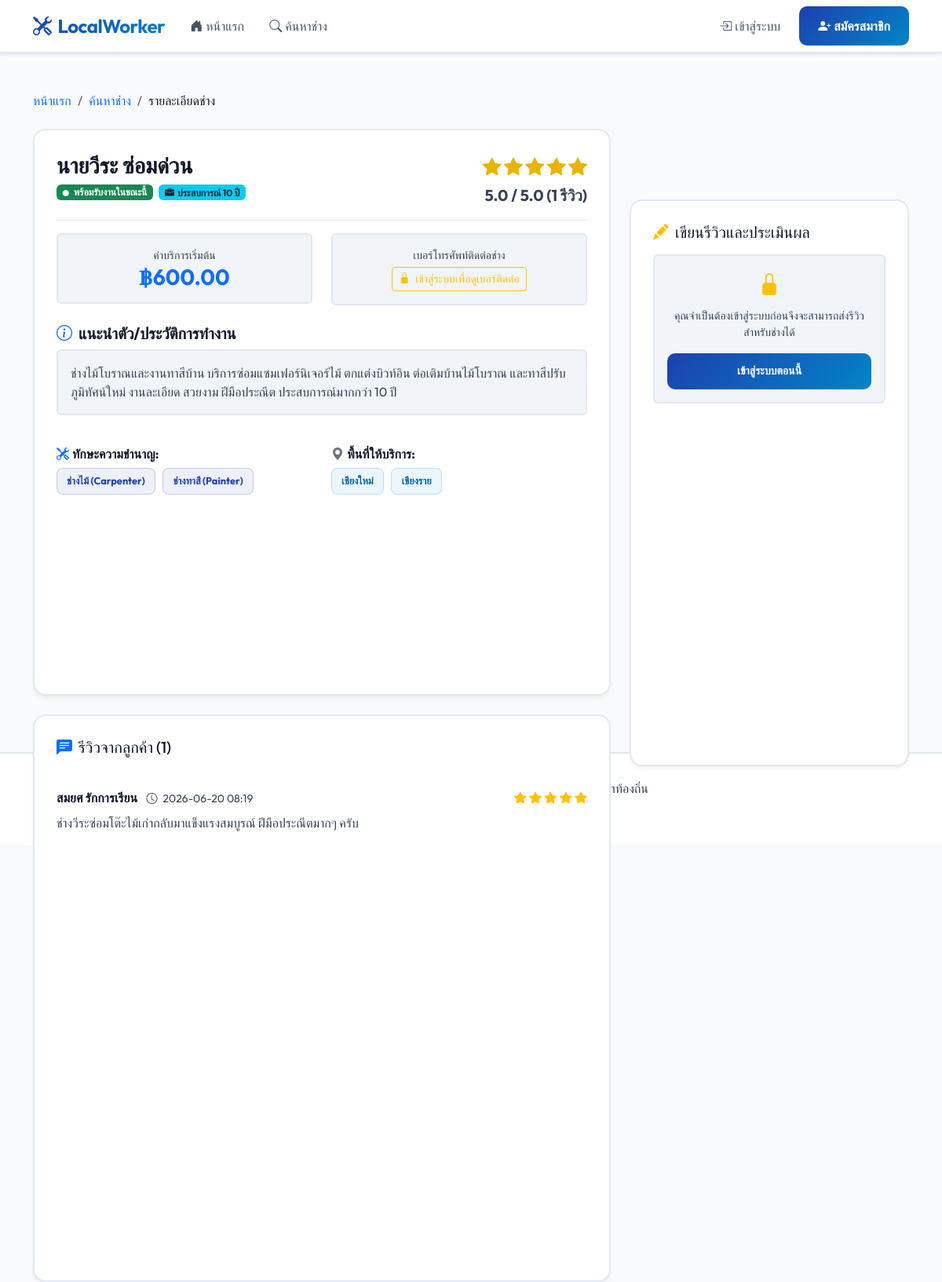
The app's page /worker/7 with its own data.
### app.py (models this page shows, shortened)
class User(db.Model):
    __tablename__ = 'user'
    id = db.Column(db.Integer, primary_key=True)
    username = db.Column(db.String(80), unique=True, nullable=False)
    password_hash = db.Column(db.String(255), nullable=False)
    role = db.Column(db.String(20), nullable=False)  # 'user', 'worker', 'admin'
    fullname = db.Column(db.String(100), nullable=False)
    phone = db.Column(db.String(20), nullable=True)
    worker = db.relationship('Worker', backref=db.backref('user', foreign_keys='Worker.id'), uselist=False, cascade="all, delete-orphan", foreign_keys='Worker.id')
    reviews = db.relationship('Review', backref=db.backref('user', foreign_keys='Review.user_id'), cascade="all, delete-orphan", foreign_keys='Review.user_id')

class Worker(db.Model):
    __tablename__ = 'worker'
    id = db.Column(db.Integer, db.ForeignKey('user.id', ondelete='CASCADE'), primary_key=True)
    experience = db.Column(db.Integer, default=0)       # experience in years
    starting_price = db.Column(db.Float, default=0.0)    # minimum service fee
    is_available = db.Column(db.Boolean, default=True)   # service availability status
    bio = db.Column(db.Text, nullable=True)              # worker biography / introduction
    skills = db.relationship('Skill', secondary=worker_skills, backref=db.backref('workers', lazy='dynamic'))
    service_areas = db.relationship('Province', secondary=worker_service_areas, backref=db.backref('workers', lazy='dynamic'))
    reviews_received = db.relationship('Review', backref=db.backref('worker', foreign_keys='Review.worker_id'), cascade="all, delete-orphan", foreign_keys='Review.worker_id')

class Skill(db.Model):
    __tablename__ = 'skill'
    id = db.Column(db.Integer, primary_key=True)
    name = db.Column(db.String(100), unique=True, nullable=False)
    category_id = db.Column(db.Integer, db.ForeignKey('skill_category.id', ondelete='CASCADE'), nullable=False)

class Province(db.Model):
    __tablename__ = 'province'
    id = db.Column(db.Integer, primary_key=True)
    name = db.Column(db.String(100), unique=True, nullable=False)
    region = db.Column(db.String(50), nullable=True)  # 'ภาคกลาง', 'ภาคเหนือ', 'ภาคใต้', 'ภาคตะวันออก', 'ภาคตะวันตก', etc.

class Review(db.Model):
    __tablename__ = 'review'
    id = db.Column(db.Integer, primary_key=True)
    user_id = db.Column(db.Integer, db.ForeignKey('user.id', ondelete='CASCADE'), nullable=False)
    worker_id = db.Column(db.Integer, db.ForeignKey('worker.id', ondelete='CASCADE'), nullable=False)
    rating = db.Column(db.Integer, nullable=False)       # rating score (1-5)
    comment = db.Column(db.Text, nullable=True)
    created_at = db.Column(db.DateTime, default=datetime.utcnow)
    __table_args__ = (
        UniqueConstraint('user_id', 'worker_id', name='uq_user_worker_review'),
    )

### app.py (the view, shortened to what this page needs)
@app.route('/worker/<int:worker_id>', methods=['GET', 'POST'])
def worker_detail(worker_id):
    worker = Worker.query.get_or_404(worker_id)
    avg_rating = db.session.query(func.coalesce(func.avg(Review.rating), 0)).filter(Review.worker_id == worker.id).scalar()
    review_count = db.session.query(func.count(Review.id)).filter(Review.worker_id == worker.id).scalar()
    reviews = Review.query.filter_by(worker_id=worker.id).order_by(Review.created_at.desc()).all()
    can_review = False
    has_reviewed = False
    return render_template(
        'worker_detail.html',
        worker=worker,
        avg_rating=round(avg_rating, 1),
        review_count=review_count,
        reviews=reviews,
        can_review=can_review,
        has_reviewed=has_reviewed
    )

### templates/worker_detail.html (shortened to what this page needs)
{% extends 'base.html' %}
{% block content %}
<div class="container animate-fade-in">
    <nav aria-label="breadcrumb" class="mb-4">
        <ol class="breadcrumb">
            <li class="breadcrumb-item"><a href="{{ url_for('index') }}" class="text-primary text-decoration-none">หน้าแรก</a></li>
            <li class="breadcrumb-item"><a href="{{ url_for('search_results') }}" class="text-primary text-decoration-none">ค้นหาช่าง</a></li>
            <li class="breadcrumb-item active text-white" aria-current="page">รายละเอียดช่าง</li>
        </ol>
    </nav>
    <div class="row">
        <div class="col-lg-8">
            <div class="custom-card mb-4">
                <div class="d-flex flex-column flex-md-row justify-content-between align-items-start mb-3 border-bottom border-secondary pb-3">
                    <div>
                        <h2 class="h3 text-white mb-1 fw-bold">{{ worker.user.fullname }}</h2>
                        <div class="mb-2">
                            {% if worker.is_available %}
                                <span class="badge bg-success"><i class="bi bi-circle-fill me-1" style="font-size: 0.5rem;"></i> พร้อมรับงานในขณะนี้</span>
                            {% else %}
                                <span class="badge bg-danger"><i class="bi bi-circle-fill me-1" style="font-size: 0.5rem;"></i> งดรับงานชั่วคราว</span>
                            {% endif %}
                            <span class="badge bg-info text-dark ms-1"><i class="bi bi-briefcase-fill me-1"></i>ประสบการณ์ {{ worker.experience }} ปี</span>
                        </div>
                    </div>
                    <div class="text-md-end mt-2 mt-md-0">
                        <div class="star-rating">
                            {% if review_count > 0 %}
                                {% for i in range(1, 6) %}
                                    {% if avg_rating >= i %}
                                        <i class="bi bi-star-fill fs-4"></i>
                                    {% elif avg_rating >= i - 0.5 %}
                                        <i class="bi bi-star-half fs-4"></i>
                                    {% else %}
                                        <i class="bi bi-star fs-4"></i>
                                    {% endif %}
                                {% endfor %}
                                <div class="text-muted mt-1 fw-bold fs-5">{{ avg_rating }} / 5.0 ({{ review_count }} รีวิว)</div>
                            {% else %}
                                <span class="text-muted">ยังไม่มีคะแนนรีวิว</span>
                            {% endif %}
                        </div>
                    </div>
                </div>
                <div class="row mb-4">
                    <div class="col-md-6 mb-3 mb-md-0">
                        <div class="p-3 rounded bg-dark border border-secondary text-center">
                            <span class="text-muted d-block small">ค่าบริการเริ่มต้น</span>
                            <span class="text-primary h3 fw-bold">฿{{ "{:,.2f}".format(worker.starting_price) }}</span>
                        </div>
                    </div>
                    <div class="col-md-6">
                        <div class="p-3 rounded bg-dark border border-secondary text-center">
                            <span class="text-muted d-block small">เบอร์โทรศัพท์ติดต่อช่าง</span>
                            {% if session.get('user_id') %}
                                {% if worker.user.phone %}
                                    <a href="tel:{{ worker.user.phone }}" class="btn btn-success btn-sm mt-1 w-100 py-2 fw-bold text-white shadow-sm d-inline-flex align-items-center justify-content-center">
                                        <i class="bi bi-telephone-outbound-fill me-2"></i> โทรหาช่าง: {{ worker.user.phone }}
                                    </a>
                                {% else %}
                                    <span class="text-white h5 fw-bold d-block mt-1">ไม่ได้ระบุเบอร์โทร</span>
                                {% endif %}
                            {% else %}
                                <a href="{{ url_for('login') }}" class="btn btn-outline-warning btn-sm mt-1">
                                    <i class="bi bi-lock-fill me-1"></i> เข้าสู่ระบบเพื่อดูเบอร์ติดต่อ
                                </a>
                            {% endif %}
                        </div>
                    </div>
                </div>
                <div class="mb-4">
                    <h5 class="text-white fw-bold mb-2"><i class="bi bi-info-circle text-primary me-2"></i>แนะนำตัว/ประวัติการทำงาน</h5>
                    <p class="text-muted bg-dark p-3 rounded border border-secondary" style="white-space: pre-wrap;">{{ worker.bio or 'ไม่มีข้อมูลประวัติผู้ใช้' }}</p>
                </div>
                <div class="row">
                    <div class="col-md-6 mb-3 mb-md-0">
                        <h6 class="text-white fw-bold"><i class="bi bi-tools text-primary me-1"></i>ทักษะความชำนาญ:</h6>
                        <div>
                            {% for skill in worker.skills %}
                                <span class="badge-custom">{{ skill.name }}</span>
                            {% else %}
                                <span class="text-muted small">ไม่มีข้อมูลทักษะ</span>
                            {% endfor %}
                        </div>
                    </div>
                    <div class="col-md-6">
                        <h6 class="text-white fw-bold"><i class="bi bi-geo-alt-fill text-secondary me-1"></i>พื้นที่ให้บริการ:</h6>
                        <div>
                            {% for prov in worker.service_areas %}
                                <span class="badge-location">{{ prov.name }}</span>
                            {% else %}
                                <span class="text-muted small">ไม่ได้ระบุพื้นที่จังหวัดเฉพาะเจาะจง</span>
                            {% endfor %}
                        </div>
                    </div>
                </div>
            </div>
            <div class="custom-card">
                <h4 class="h5 text-white mb-4"><i class="bi bi-chat-left-text-fill me-2 text-primary"></i>รีวิวจากลูกค้า ({{ reviews|length }})</h4>
                {% if reviews %}
                    <div class="list-group list-group-flush">
                        {% for r in reviews %}
                            <div class="list-group-item bg-transparent border-secondary px-0 py-3">
                                <div class="d-flex justify-content-between mb-2">
                                    <div>
                                        <strong class="text-white">{{ r.user.fullname }}</strong>
                                        <span class="text-muted small ms-2"><i class="bi bi-clock me-1"></i> {{ r.created_at.strftime('%Y-%m-%d %H:%M') }}</span>
                                    </div>
                                    <div class="star-rating">
                                        {% for i in range(1, 6) %}
                                            {% if r.rating >= i %}
                                                <i class="bi bi-star-fill text-warning"></i>
                                            {% else %}
                                                <i class="bi bi-star text-muted"></i>
                                            {% endif %}
                                        {% endfor %}
                                    </div>
                                </div>
                                <p class="text-muted mb-0">{{ r.comment or '(ไม่มีรายละเอียดข้อความ)' }}</p>
                            </div>
                        {% endfor %}
                    </div>
                {% else %}
                    <div class="text-center py-4">
                        <i class="bi bi-chat-dots text-muted display-4 mb-2 d-block"></i>
                        <p class="text-muted mb-0">ยังไม่มีผู้ใดเขียนรีวิวช่างท่านนี้</p>
                    </div>
                {% endif %}
            </div>
        </div>
        <div class="col-lg-4">
            <div class="custom-card sticky-lg-top" style="top: 90px; z-index: 10;">
                <h4 class="h5 text-white mb-3"><i class="bi bi-pencil-fill me-2 text-warning"></i>เขียนรีวิวและประเมินผล</h4>
                {% if can_review %}
                    <form action="{{ url_for('worker_detail', worker_id=worker.id) }}" method="POST">
                        <div class="mb-3 text-start">
                            <label class="form-label d-block small text-muted">คะแนนประเมิน (1-5 ดาว) <span class="text-danger">*</span></label>
                            <div class="star-rating-interactive">
                                <input type="radio" id="star5" name="rating" value="5" required />
                                <label for="star5" title="ดีเยี่ยม"><i class="bi bi-star-fill"></i></label>
                                <input type="radio" id="star4" name="rating" value="4" />
                                <label for="star4" title="ดี"><i class="bi bi-star-fill"></i></label>
                                <input type="radio" id="star3" name="rating" value="3" />
                                <label for="star3" title="ปานกลาง"><i class="bi bi-star-fill"></i></label>
                                <input type="radio" id="star2" name="rating" value="2" />
                                <label for="star2" title="พอใช้"><i class="bi bi-star-fill"></i></label>
                                <input type="radio" id="star1" name="rating" value="1" />
                                <label for="star1" title="ควรปรับปรุง"><i class="bi bi-star-fill"></i></label>
                            </div>
                        </div>
                        <div class="mb-3">
                            <label for="comment" class="form-label small text-muted">ข้อความรีวิว/ความเห็นเพิ่มเติม</label>
                            <textarea name="comment" id="comment" rows="4" class="form-control" placeholder="แชร์ประสบการณ์ประทับใจ การทำงานของช่าง ความคุ้มค่า ฯลฯ..."></textarea>
                        </div>
                        <button type="submit" class="btn btn-primary w-100">
                            <i class="bi bi-send-fill me-1"></i> บันทึกรีวิว
                        </button>
                    </form>
                {% else %}
                    <div class="text-center p-3 rounded bg-dark border border-secondary">
                        {% if not session.get('user_id') %}
                            <i class="bi bi-lock-fill text-warning fs-3 mb-2 d-block"></i>
                            <p class="text-muted small mb-3">คุณจำเป็นต้องเข้าสู่ระบบก่อนจึงจะสามารถส่งรีวิวสำหรับช่างได้</p>
                            <a href="{{ url_for('login') }}" class="btn btn-primary btn-sm w-100">เข้าสู่ระบบตอนนี้</a>
                        {% elif session.get('role') != 'user' %}
                            <i class="bi bi-exclamation-triangle-fill text-info fs-3 mb-2 d-block"></i>
                            <p class="text-muted small mb-0">ระบบเปิดให้ประเมินเฉพาะสมาชิกธรรมดาเท่านั้น (ช่างหรือแอดมินไม่สามารถเขียนรีวิวได้)</p>
                        {% elif session.get('user_id') == worker.id %}
                            <i class="bi bi-shield-exclamation text-danger fs-3 mb-2 d-block"></i>
                            <p class="text-muted small mb-0">คุณไม่สามารถเขียนรีวิวและประเมินตนเองได้</p>
                        {% elif has_reviewed %}
                            <i class="bi bi-check-circle-fill text-success fs-3 mb-2 d-block"></i>
                            <p class="text-muted small mb-0">คุณเคยส่งรีวิวประเมินให้ช่างคนนี้เรียบร้อยแล้ว (ไม่สามารถส่งคะแนนซ้ำได้ตามนโยบายระบบ)</p>
                        {% endif %}
                    </div>
                {% endif %}
            </div>
        </div>
    </div>
</div>
{% endblock %}

### records on screen
User: user.fullname "นายวีระ ซ่อมด่วน"
Worker: experience "10", starting_price "600.00", bio "ช่างไม้โบราณและงานทาสีบ้าน บริการซ่อมแซมเฟอร์นิเจอร์ไม้ ตกแต่งบิวท์อิน ต่อเติมบ้านไม้โบราณ และทาสีปรับภูมิทัศน์ใหม่ งานละเอียด สวยงาม ฝีมือประณีต ประสบการณ์มากกว่า 10 ปี"
Skill: name "ช่างไม้ (Carpenter)"
Skill: name "ช่างทาสี (Painter)"
Province: name "เชียงใหม่"
Province: name "เชียงราย"
Review: user.fullname "สมยศ รักการเรียน", created_at "2026-06-20 08:19", rating 5 (drawn), comment "ช่างวีระซ่อมโต๊ะไม้เก่ากลับมาแข็งแรงสมบูรณ์ ฝีมือประณีตมากๆ ครับ"

### other values on screen
{{ avg_rating }} "5.0"
{{ review_count }} "1"
{{ reviews|length }} "1"
